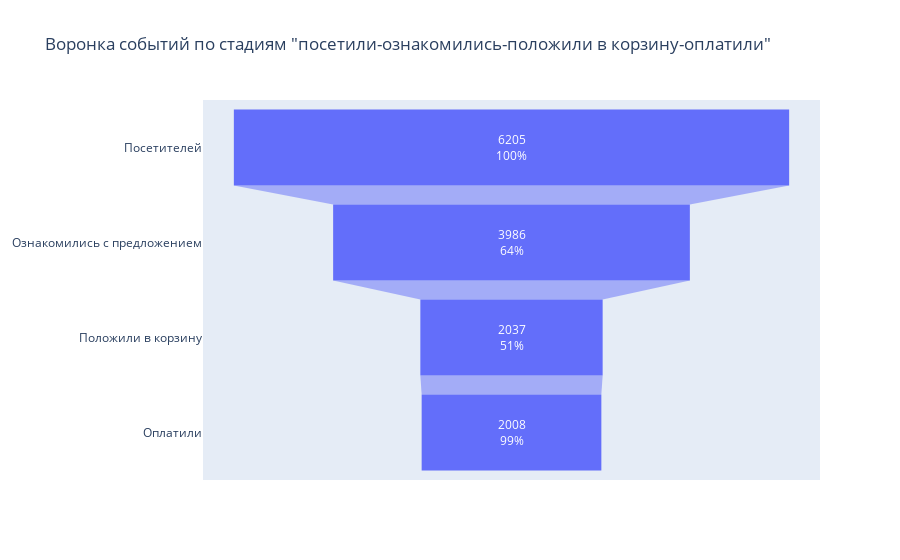

Here is the notebook cell this chart was saved with:
### Code cell
# воронка конверсии по группе В
funnel_plot2(events_part_B)

### Figure 1 — Plotly figure (JSON) as saved in the notebook; plotly's stock layout.template omitted (floating-point values rounded to 4 significant figures)
{"data": [{"textinfo": "value+percent previous", "textposition": "inside", "type": "funnel", "x": [6205, 3986, 2037, 2008], "y": ["Посетителей", "Ознакомились с предложением", "Положили в корзину", "Оплатили"]}], "layout": {"title": {"text": "Воронка событий по стадиям \"посетили-ознакомились-положили в корзину-оплатили\""}}}
